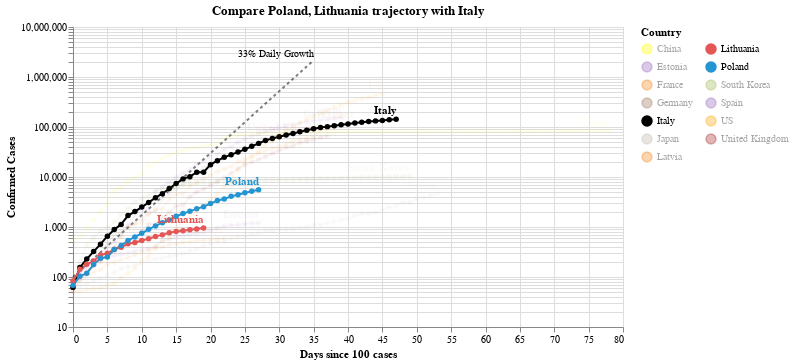

The cell this chart's notebook holds for it:
### Code cell
#hide_input
chart2 = make_since_chart(['Poland', 'Lithuania'])
chart2

### Figure 1 — Vega-Lite specification as saved in the notebook (floating-point values rounded to 4 significant figures; data arrays with more than 128 entries replaced by an {"elided": "..."} marker saying what was removed)
{"config": {"view": {"continuousWidth": 400, "continuousHeight": 300}}, "layer": [{"mark": {"type": "line", "color": "black", "opacity": 0.5, "strokeDash": [3, 3]}, "encoding": {"x": {"type": "quantitative", "field": "Days since 100 cases"}, "y": {"type": "quantitative", "field": "Confirmed Cases"}}}, {"mark": {"type": "text", "align": "right", "dy": -6, "fontSize": 10, "text": "33% Daily Growth"}, "encoding": {"x": {"type": "quantitative", "field": "Days since 100 cases"}, "y": {"type": "quantitative", "field": "Confirmed Cases"}}, "transform": [{"filter": "(datum['Days since 100 cases'] >= 35)"}]}, {"data": {"name": "data-a247b81bae14c777e2c652e7e0adec34"}, "mark": {"type": "line", "point": true}, "encoding": {"color": {"type": "nominal", "field": "Country", "legend": {"columns": 2}, "scale": {"domain": ["China", "Estonia", "France", "Germany", "Italy", "Japan", "Latvia", "Lithuania", "Poland", "South Korea", "Spain", "US", "United Kingdom"], "range": ["yellow", "#9467bd", "#F58518", "#9D755D", "black", "#C1B7AD", "#F58518", "#E45756", "#2495D3", "#A1BA59", "#9467bd", "orange", "brown"]}}, "opacity": {"condition": {"value": 1, "selection": "selector004"}, "value": 0.05}, "tooltip": [{"type": "nominal", "field": "Country"}, {"type": "temporal", "field": "Date"}, {"type": "quantitative", "field": "Confirmed Cases"}, {"type": "quantitative", "field": "Days since 100 cases"}], "x": {"type": "quantitative", "field": "Days since 100 cases"}, "y": {"type": "quantitative", "field": "Confirmed Cases", "scale": {"type": "log"}}}, "selection": {"selector004": {"type": "multi", "fields": ["Country"], "bind": "legend", "init": [{"Country": "Poland"}, {"Country": "Lithuania"}, {"Country": "Italy"}]}}, "width": 550}, {"data": {"name": "data-a247b81bae14c777e2c652e7e0adec34"}, "mark": {"type": "text", "align": "right", "dy": -8, "fontWeight": "bold"}, "encoding": {"color": {"type": "nominal", "field": "Country", "legend": {"columns": 2}, "scale": {"domain": ["China", "Estonia", "France", "Germany", "Italy", "Japan", "Latvia", "Lithuania", "Poland", "South Korea", "Spain", "US", "United Kingdom"], "range": ["yellow", "#9467bd", "#F58518", "#9D755D", "black", "#C1B7AD", "#F58518", "#E45756", "#2495D3", "#A1BA59", "#9467bd", "orange", "brown"]}}, "opacity": {"condition": {"value": 1, "selection": "selector004"}, "value": 0.05}, "text": {"type": "nominal", "field": "Country"}, "tooltip": [{"type": "nominal", "field": "Country"}, {"type": "temporal", "field": "Date"}, {"type": "quantitative", "field": "Confirmed Cases"}, {"type": "quantitative", "field": "Days since 100 cases"}], "x": {"type": "quantitative", "field": "Days since 100 cases"}, "y": {"type": "quantitative", "field": "Confirmed Cases", "scale": {"type": "log"}}}, "transform": [{"filter": "(datum['Date'] >= 1586390400000)"}], "width": 550}], "data": {"name": "data-c1a3bbf4dd040f2e7e8e7a69520e3c2a"}, "title": "Compare Poland, Lithuania trajectory with Italy", "$schema": "https://vega.github.io/schema/vega-lite/v4.0.2.json", "datasets": {"data-c1a3bbf4dd040f2e7e8e7a69520e3c2a": [{"Days since 100 cases": 0, "Confirmed Cases": 100.0}, {"Days since 100 cases": 1, "Confirmed Cases": 133.0}, {"Days since 100 cases": 2, "Confirmed Cases": 176.9}, {"Days since 100 cases": 3, "Confirmed Cases": 235.3}, {"Days since 100 cases": 4, "Confirmed Cases": 312.9}, {"Days since 100 cases": 5, "Confirmed Cases": 416.2}, {"Days since 100 cases": 6, "Confirmed Cases": 553.5}, {"Days since 100 cases": 7, "Confirmed Cases": 736.1}, {"Days since 100 cases": 8, "Confirmed Cases": 979.1}, {"Days since 100 cases": 9, "Confirmed Cases": 1302.0}, {"Days since 100 cases": 10, "Confirmed Cases": 1732.0}, {"Days since 100 cases": 11, "Confirmed Cases": 2303.0}, {"Days since 100 cases": 12, "Confirmed Cases": 3064.0}, {"Days since 100 cases": 13, "Confirmed Cases": 4074.0}, {"Days since 100 cases": 14, "Confirmed Cases": 5419.0}, {"Days since 100 cases": 15, "Confirmed Cases": 7207.0}, {"Days since 100 cases": 16, "Confirmed Cases": 9586.0}, {"Days since 100 cases": 17, "Confirmed Cases": 12750.0}, {"Days since 100 cases": 18, "Confirmed Cases": 16960.0}, {"Days since 100 cases": 19, "Confirmed Cases": 22550.0}, {"Days since 100 cases": 20, "Confirmed Cases": 29990.0}, {"Days since 100 cases": 21, "Confirmed Cases": 39890.0}, {"Days since 100 cases": 22, "Confirmed Cases": 53060.0}, {"Days since 100 cases": 23, "Confirmed Cases": 70560.0}, {"Days since 100 cases": 24, "Confirmed Cases": 93850.0}, {"Days since 100 cases": 25, "Confirmed Cases": 124800.0}, {"Days since 100 cases": 26, "Confirmed Cases": 166000.0}, {"Days since 100 cases": 27, "Confirmed Cases": 220800.0}, {"Days since 100 cases": 28, "Confirmed Cases": 293700.0}, {"Days since 100 cases": 29, "Confirmed Cases": 390600.0}, {"Days since 100 cases": 30, "Confirmed Cases": 519500.0}, {"Days since 100 cases": 31, "Confirmed Cases": 690900.0}, {"Days since 100 cases": 32, "Confirmed Cases": 918900.0}, {"Days since 100 cases": 33, "Confirmed Cases": 1222000.0}, {"Days since 100 cases": 34, "Confirmed Cases": 1625000.0}, {"Days since 100 cases": 35, "Confirmed Cases": 2162000.0}], "data-a247b81bae14c777e2c652e7e0adec34": {"elided": "537 records"}}}
